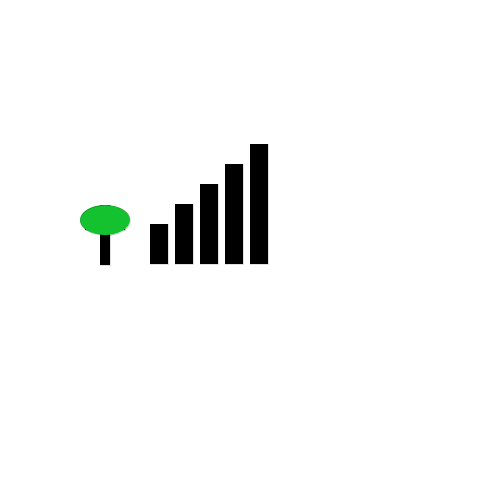
Frame 1 (no input)
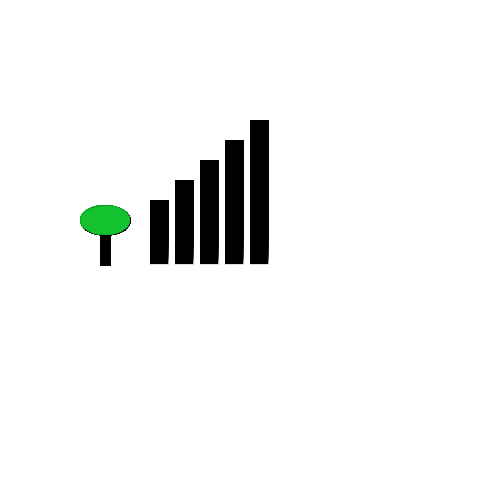
Frame 60 (the mouse pressed at the canvas centre just before this capture)
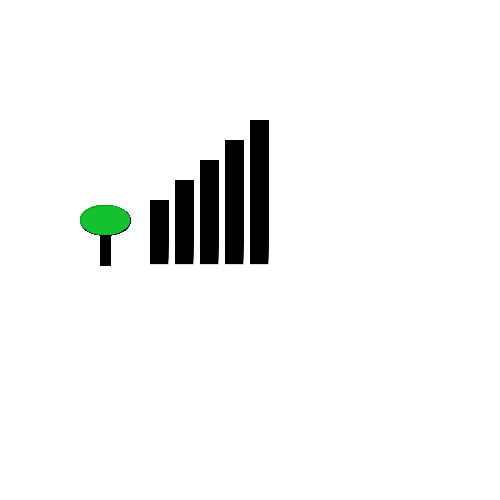
Frame 120 (the mouse held since frame 60 and released just before this capture)

The Processing sketch that drew these frames (run headless with seeded random() and noise(); from frame 60 on, the mouse is pressed at the canvas centre):

// Processing sketch: processing_95193
// ── processing_95193.pde

int upp=+25;

void setup(){
  size(500, 500);
  background(255);
  strokeWeight(0);
}

void draw(){
  
  //The bars
  upp=upp-1;
  upp=max(0, upp);
  fill(0);
  rect(150, 200+upp, 18, 40);
  rect(175, 180+upp, 18, 60);
  rect(200, 160+upp, 18, 80);
  rect(225, 140+upp, 18, 100);
  rect(250, 120+upp, 18, 120);
  
  //The Signal starter
  rect(100, 235, 10, 30);
  rect(100, 205, 10, 30);
  rect(85, 220, 40, 10);
  fill(20,193,47);
  ellipse(105, 220, 50, 30);
  
  
  
}
